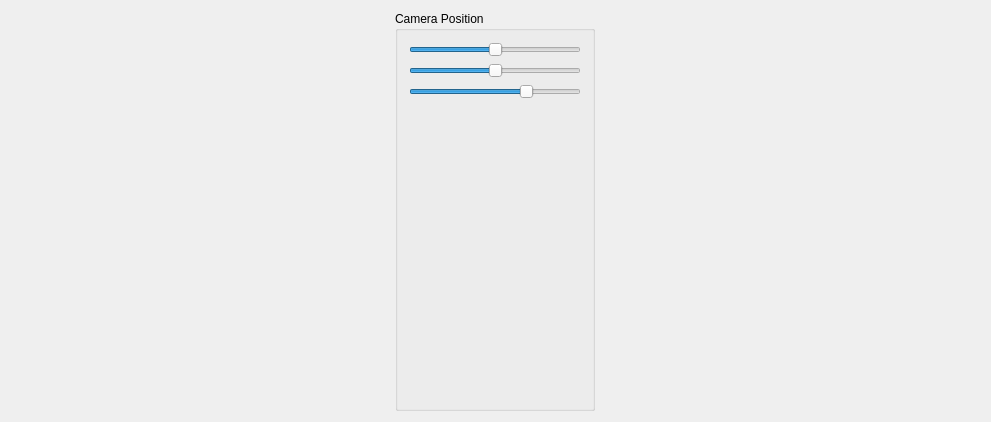
<?xml version="1.0" encoding="UTF-8"?>
<ui version="4.0">
 <class>Widget</class>
 <widget class="QWidget" name="Widget">
  <property name="geometry">
   <rect>
    <x>0</x>
    <y>0</y>
    <width>991</width>
    <height>422</height>
   </rect>
  </property>
  <property name="windowTitle">
   <string>Widget</string>
  </property>
  <layout class="QHBoxLayout" name="horizontalLayout_2">
   <item>
    <layout class="QHBoxLayout" name="horizontalLayout"/>
   </item>
   <item>
    <widget class="QGroupBox" name="groupBox">
     <property name="maximumSize">
      <size>
       <width>200</width>
       <height>16777215</height>
      </size>
     </property>
     <property name="title">
      <string>Camera Position</string>
     </property>
     <layout class="QVBoxLayout" name="verticalLayout">
      <item>
       <widget class="QSlider" name="xSlider">
        <property name="minimum">
         <number>-100</number>
        </property>
        <property name="maximum">
         <number>100</number>
        </property>
        <property name="orientation">
         <enum>Qt::Horizontal</enum>
        </property>
       </widget>
      </item>
      <item>
       <widget class="QSlider" name="ySlider">
        <property name="minimum">
         <number>-100</number>
        </property>
        <property name="maximum">
         <number>100</number>
        </property>
        <property name="orientation">
         <enum>Qt::Horizontal</enum>
        </property>
       </widget>
      </item>
      <item>
       <widget class="QSlider" name="zSlider">
        <property name="minimum">
         <number>-100</number>
        </property>
        <property name="maximum">
         <number>100</number>
        </property>
        <property name="value">
         <number>40</number>
        </property>
        <property name="orientation">
         <enum>Qt::Horizontal</enum>
        </property>
       </widget>
      </item>
      <item>
       <spacer name="verticalSpacer">
        <property name="orientation">
         <enum>Qt::Vertical</enum>
        </property>
        <property name="sizeHint" stdset="0">
         <size>
          <width>20</width>
          <height>40</height>
         </size>
        </property>
       </spacer>
      </item>
     </layout>
    </widget>
   </item>
  </layout>
 </widget>
 <layoutdefault spacing="6" margin="11"/>
 <resources/>
 <connections/>
</ui>
